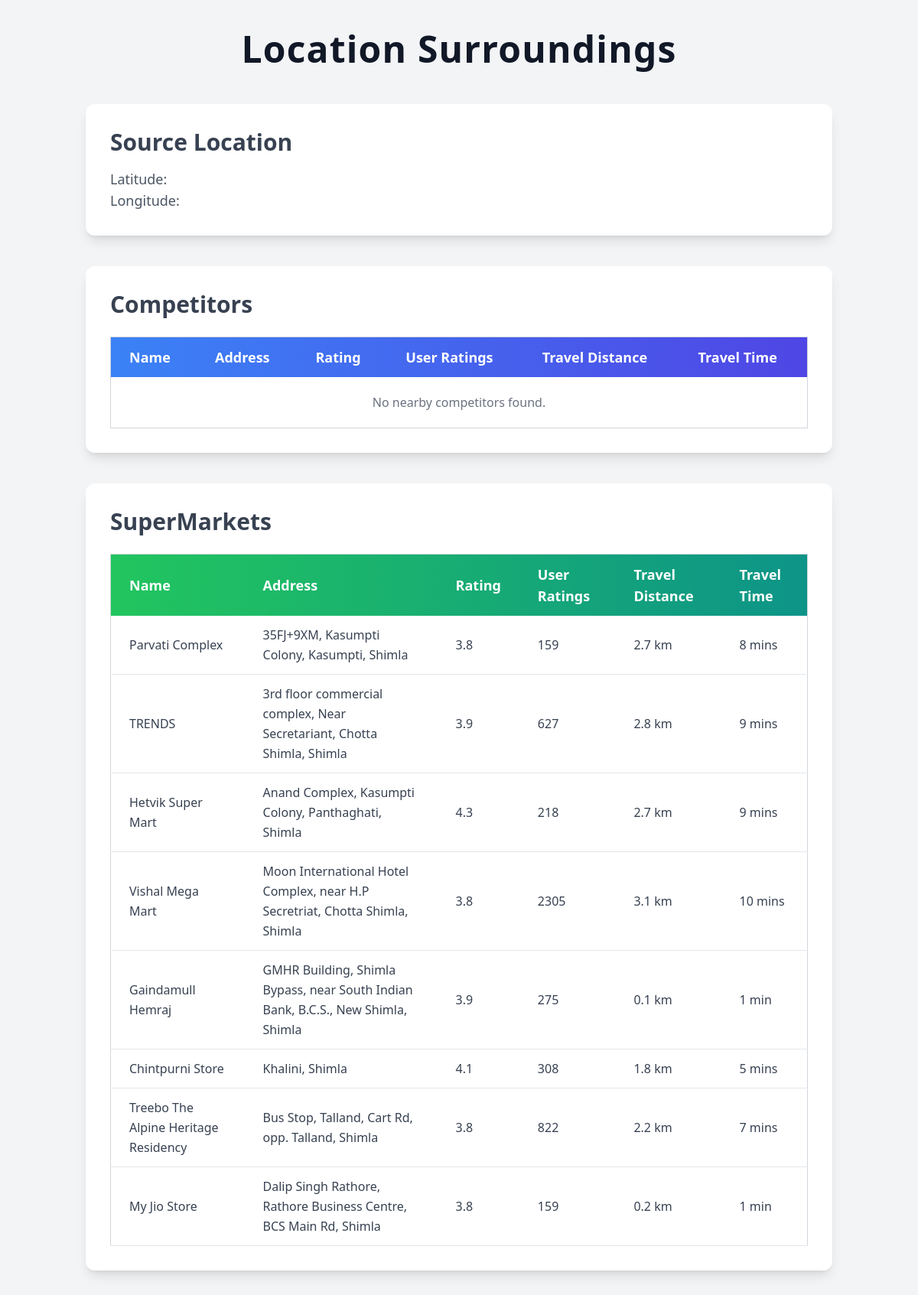
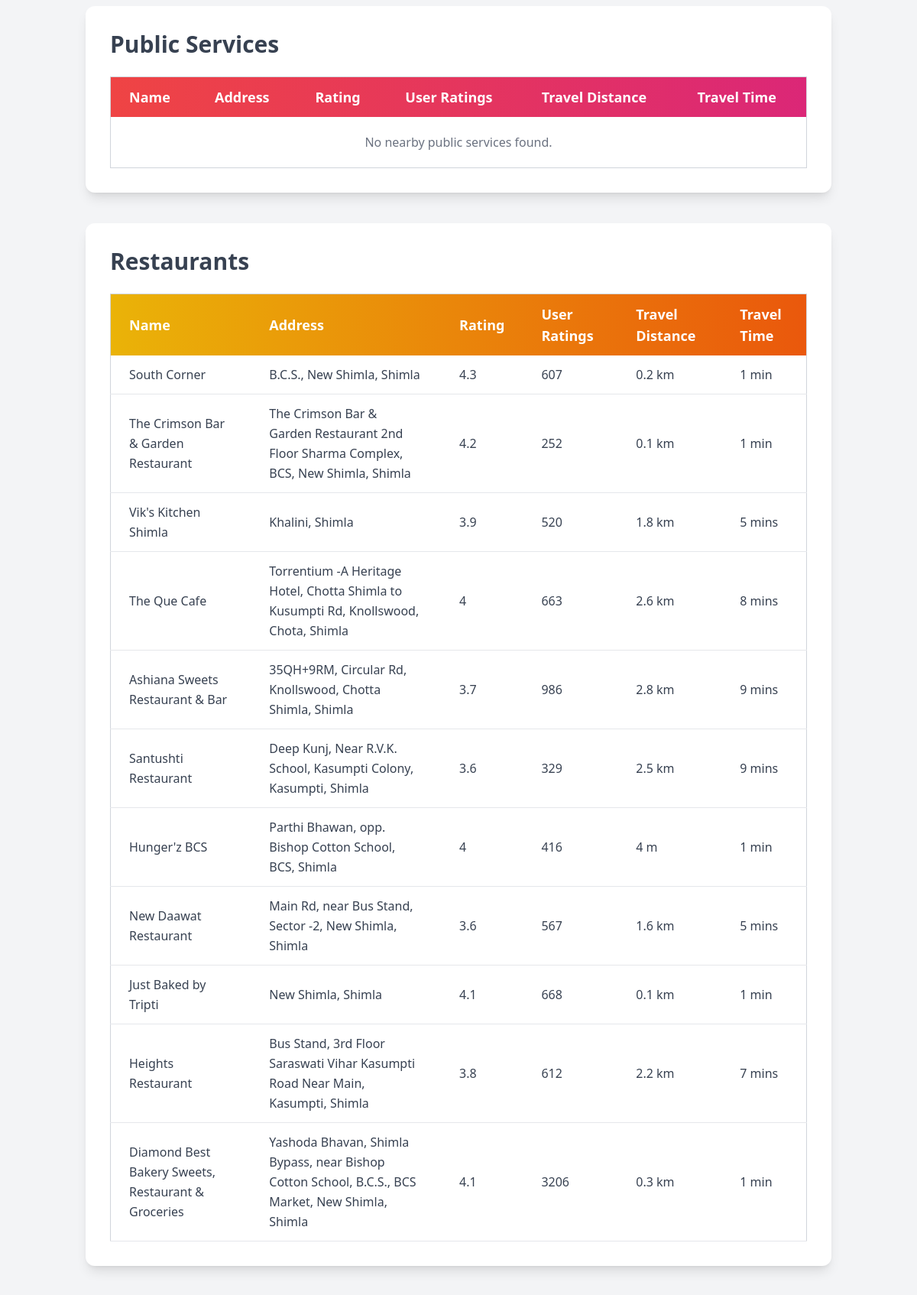
Page /result/ (upper part) on the committed database (2 pictures, top to bottom).
### googlelocation/models.py (models this page shows, shortened)
class SuperMarket(models.Model):
    name = models.CharField(max_length=255)
    status= models.CharField(max_length=25,default='default')
    address = models.CharField(max_length=300)
    coordinates = models.TextField(max_length=300)
    types = models.TextField(max_length=500)
    rating = models.CharField(max_length=10)
    user_rating = models.CharField(max_length=10)
    Travel_Distance = models.CharField(max_length=10)
    Travel_Time = models.CharField(max_length=10)
    source_location = models.ForeignKey(SourceLocation,on_delete=models.CASCADE,null=True,blank=True)

class Restaurants(models.Model):
    name = models.CharField(max_length=255)
    status= models.CharField(max_length=25,default='default')
    address = models.CharField(max_length=300)
    coordinates = models.TextField(max_length=300)
    types = models.TextField(max_length=500)
    rating = models.CharField(max_length=10)
    user_rating = models.CharField(max_length=10)
    Travel_Distance = models.CharField(max_length=10)
    Travel_Time = models.CharField(max_length=10)
    source_location = models.ForeignKey(SourceLocation,on_delete=models.CASCADE,null=True,blank=True)

### googlelocation/views.py (the view)
# urls.py: path('result/',views.result,name='result')
def result(request):
    sourcelocation = SourceLocation.objects.distinct()
    competitors = Competitor.objects.distinct()
    supermarkets = SuperMarket.objects.distinct()
    publicservices = PublicServices.objects.distinct()
    residentials = Residentials.objects.distinct()
    retails = Retails.objects.distinct()
    restaurants = Restaurants.objects.distinct()
    hotels = Hotels.objects.distinct()
    education = Education.objects.distinct()
    tourist = Tourist.objects.distinct()
    competitors_json = json.dumps(list(competitors.values('name', 'coordinates', 'rating', 'Travel_Distance', 'Travel_Time')))
    supermarkets_json = json.dumps(list(supermarkets.values('name', 'coordinates', 'rating', 'Travel_Distance', 'Travel_Time')))
    publicservices_json = json.dumps(list(publicservices.values('name', 'coordinates', 'rating', 'Travel_Distance', 'Travel_Time')))
    residentials_json = json.dumps(list(residentials.values('name', 'coordinates', 'rating', 'Travel_Distance', 'Travel_Time')))
    retails_json = json.dumps(list(retails.values('name', 'coordinates', 'rating', 'Travel_Distance', 'Travel_Time')))
    restaurants_json = json.dumps(list(restaurants.values('name', 'coordinates', 'rating', 'Travel_Distance', 'Travel_Time')))
    hotels_json = json.dumps(list(hotels.values('name', 'coordinates', 'rating', 'Travel_Distance', 'Travel_Time')))
    education_json = json.dumps(list(education.values('name', 'coordinates', 'rating', 'Travel_Distance', 'Travel_Time')))
    tourist_json = json.dumps(list(tourist.values('name', 'coordinates', 'rating', 'Travel_Distance', 'Travel_Time')))
    context = {
        'sourcelocation':sourcelocation, #done
        'competitors':competitors,       #done
        'publicservices':publicservices, #done
        'retails':retails,               #done
        'restaurants': restaurants,      #done
        'residentials': residentials,    #done
        'supermarkets': supermarkets,    #done
        'education':education,           #done
        'hotels':hotels,                 #done
        'tourist':tourist,               #done
        'competitors_json': mark_safe(competitors_json),
        'supermarkets_json':mark_safe(supermarkets_json),
        'publicservices_json':mark_safe(publicservices_json),
        'residentials_json':mark_safe(residentials_json),
        'retails_json':mark_safe(retails_json),
        'restaurants_json':mark_safe(restaurants_json),
        'hotels_json':mark_safe(hotels_json),
        'education_json':mark_safe(education_json),
        'tourist_json':mark_safe(tourist_json)
    }
    print(type(competitors_json))
    return render(request, 'googlelocation/result.html', context)

### googlelocation/templates/googlelocation/result.html (shortened to what this page needs)
<!DOCTYPE html>
<html lang="en">
<head>
    <script src="https://cdn.tailwindcss.com"></script>
</head>
<body class="bg-gray-100 font-sans leading-relaxed text-gray-800">
    <div class="container mx-auto px-6 py-10">
        <div class="text-center mb-12">
            <h1 class="text-5xl font-extrabold text-gray-900 tracking-wide">Location Surroundings</h1>
        </div>
        <div class="bg-white rounded-xl shadow-lg p-8 mb-10">
            <h2 class="text-3xl font-semibold text-gray-700 mb-4">Source Location</h2>
            <p class="text-lg text-gray-600">Latitude: {{ sourcelocation.lat }}</p>
            <p class="text-lg text-gray-600">Longitude: {{ sourcelocation.long }}</p>
        </div>
        <div class="bg-white rounded-xl shadow-lg p-8 mb-10">
            <h2 class="text-3xl font-semibold text-gray-700 mb-6">Competitors</h2>
            <div class="overflow-x-auto">
                <table class="min-w-full bg-white border border-gray-300">
                    <thead>
                        <tr class="w-full bg-gradient-to-r from-blue-500 to-indigo-600 text-white">
                            <th class="py-3 px-6 text-left text-lg">Name</th>
                            <th class="py-3 px-6 text-left text-lg">Address</th>
                            <th class="py-3 px-6 text-left text-lg">Rating</th>
                            <th class="py-3 px-6 text-left text-lg">User Ratings</th>
                            <th class="py-3 px-6 text-left text-lg">Travel Distance</th>
                            <th class="py-3 px-6 text-left text-lg">Travel Time</th>
                        </tr>
                    </thead>
                    <tbody class="text-gray-700">
                        {% for competition in competitors %}
                        <tr class="border-b hover:bg-gray-100 transition duration-200">
                            <td class="py-3 px-6">{{ competition.name }}</td>
                            <td class="py-3 px-6">{{ competition.address }}</td>
                            <td class="py-3 px-6">{{ competition.rating }}</td>
                            <td class="py-3 px-6">{{ competition.user_rating }}</td>
                            <td class="py-3 px-6">{{ competition.Travel_Distance }}</td>
                            <td class="py-3 px-6">{{ competition.Travel_Time }}</td>
                        </tr>
                        {% empty %}
                        <tr>
                            <td colspan="6" class="py-5 text-center text-gray-500">No nearby competitors found.</td>
                        </tr>
                        {% endfor %}
                    </tbody>
                </table>
            </div>
        </div>
        <div class="bg-white rounded-xl shadow-lg p-8 mb-10">
            <h2 class="text-3xl font-semibold text-gray-700 mb-6">SuperMarkets</h2>
            <div class="overflow-x-auto">
                <table class="min-w-full bg-white border border-gray-300">
                    <thead>
                        <tr class="w-full bg-gradient-to-r from-green-500 to-teal-600 text-white">
                            <th class="py-3 px-6 text-left text-lg">Name</th>
                            <th class="py-3 px-6 text-left text-lg">Address</th>
                            <th class="py-3 px-6 text-left text-lg">Rating</th>
                            <th class="py-3 px-6 text-left text-lg">User Ratings</th>
                            <th class="py-3 px-6 text-left text-lg">Travel Distance</th>
                            <th class="py-3 px-6 text-left text-lg">Travel Time</th>
                        </tr>
                    </thead>
                    <tbody class="text-gray-700">
                        {% for supermarket in supermarkets %}
                        <tr class="border-b hover:bg-gray-100 transition duration-200">
                            <td class="py-3 px-6">{{ supermarket.name }}</td>
                            <td class="py-3 px-6">{{ supermarket.address }}</td>
                            <td class="py-3 px-6">{{ supermarket.rating }}</td>
                            <td class="py-3 px-6">{{ supermarket.user_rating }}</td>
                            <td class="py-3 px-6">{{ supermarket.Travel_Distance }}</td>
                            <td class="py-3 px-6">{{ supermarket.Travel_Time }}</td>
                        </tr>
                        {% empty %}
                        <tr>
                            <td colspan="6" class="py-5 text-center text-gray-500">No nearby supermarkets found.</td>
                        </tr>
                        {% endfor %}
                    </tbody>
                </table>
            </div>
        </div>
        <div class="bg-white rounded-xl shadow-lg p-8 mb-10">
            <h2 class="text-3xl font-semibold text-gray-700 mb-6">Public Services</h2>
            <div class="overflow-x-auto">
                <table class="min-w-full bg-white border border-gray-300">
                    <thead>
                        <tr class="w-full bg-gradient-to-r from-red-500 to-pink-600 text-white">
                            <th class="py-3 px-6 text-left text-lg">Name</th>
                            <th class="py-3 px-6 text-left text-lg">Address</th>
                            <th class="py-3 px-6 text-left text-lg">Rating</th>
                            <th class="py-3 px-6 text-left text-lg">User Ratings</th>
                            <th class="py-3 px-6 text-left text-lg">Travel Distance</th>
                            <th class="py-3 px-6 text-left text-lg">Travel Time</th>
                        </tr>
                    </thead>
                    <tbody class="text-gray-700">
                        {% for publicservice in publicservices %}
                        <tr class="border-b hover:bg-gray-100 transition duration-200">
                            <td class="py-3 px-6">{{ publicservice.name }}</td>
                            <td class="py-3 px-6">{{ publicservice.address }}</td>
                            <td class="py-3 px-6">{{ publicservice.rating }}</td>
                            <td class="py-3 px-6">{{ publicservice.user_rating }}</td>
                            <td class="py-3 px-6">{{ publicservice.Travel_Distance }}</td>
                            <td class="py-3 px-6">{{ publicservice.Travel_Time }}</td>
                        </tr>
                        {% empty %}
                        <tr>
                            <td colspan="6" class="py-5 text-center text-gray-500">No nearby public services found.</td>
                        </tr>
                        {% endfor %}
                    </tbody>
                </table>
            </div>
        </div>
        <div class="bg-white rounded-xl shadow-lg p-8 mb-10">
            <h2 class="text-3xl font-semibold text-gray-700 mb-6">Restaurants</h2>
            <div class="overflow-x-auto">
                <table class="min-w-full bg-white border border-gray-300">
                    <thead>
                        <tr class="w-full bg-gradient-to-r from-yellow-500 to-orange-600 text-white">
                            <th class="py-3 px-6 text-left text-lg">Name</th>
                            <th class="py-3 px-6 text-left text-lg">Address</th>
                            <th class="py-3 px-6 text-left text-lg">Rating</th>
                            <th class="py-3 px-6 text-left text-lg">User Ratings</th>
                            <th class="py-3 px-6 text-left text-lg">Travel Distance</th>
                            <th class="py-3 px-6 text-left text-lg">Travel Time</th>
                        </tr>
                    </thead>
                    <tbody class="text-gray-700">
                        {% for restaurant in restaurants %}
                        <tr class="border-b hover:bg-gray-100 transition duration-200">
                            <td class="py-3 px-6">{{ restaurant.name }}</td>
                            <td class="py-3 px-6">{{ restaurant.address }}</td>
                            <td class="py-3 px-6">{{ restaurant.rating }}</td>
                            <td class="py-3 px-6">{{ restaurant.user_rating }}</td>
                            <td class="py-3 px-6">{{ restaurant.Travel_Distance }}</td>
                            <td class="py-3 px-6">{{ restaurant.Travel_Time }}</td>
                        </tr>
                        {% empty %}
                        <tr>
                            <td colspan="6" class="py-5 text-center text-gray-500">No nearby restaurants found.</td>
                        </tr>
                        {% endfor %}
                    </tbody>
                </table>
            </div>
        </div>
    </div>
</body>
</html>

### googlelocation/templates/googlelocation/result.html (style rules this page uses)
body { font-family: 'Inter', sans-serif; }

### rows in the picture
SuperMarket: name "Parvati Complex", address "35FJ+9XM, Kasumpti Colony, Kasumpti, Shimla", rating "3.8", user_rating "159", Travel_Distance "2.7 km", Travel_Time "8 mins"
SuperMarket: name "TRENDS", address "3rd floor commercial complex, Near Secretariant, Chotta Shimla, Shimla", rating "3.9", user_rating "627", Travel_Distance "2.8 km", Travel_Time "9 mins"
SuperMarket: name "Hetvik Super Mart", address "Anand Complex, Kasumpti Colony, Panthaghati, Shimla", rating "4.3", user_rating "218", Travel_Distance "2.7 km", Travel_Time "9 mins"
SuperMarket: name "Vishal Mega Mart", address "Moon International Hotel Complex, near H.P Secretriat, Chotta Shimla, Shimla", rating "3.8", user_rating "2305", Travel_Distance "3.1 km", Travel_Time "10 mins"
SuperMarket: name "Gaindamull Hemraj", address "GMHR Building, Shimla Bypass, near South Indian Bank, B.C.S., New Shimla, Shimla", rating "3.9", user_rating "275", Travel_Distance "0.1 km", Travel_Time "1 min"
SuperMarket: name "Chintpurni Store", address "Khalini, Shimla", rating "4.1", user_rating "308", Travel_Distance "1.8 km", Travel_Time "5 mins"
SuperMarket: name "Treebo The Alpine Heritage Residency", address "Bus Stop, Talland, Cart Rd, opp. Talland, Shimla", rating "3.8", user_rating "822", Travel_Distance "2.2 km", Travel_Time "7 mins"
SuperMarket: name "My Jio Store", address "Dalip Singh Rathore, Rathore Business Centre, BCS Main Rd, Shimla", rating "3.8", user_rating "159", Travel_Distance "0.2 km", Travel_Time "1 min"
Restaurants: name "South Corner", address "B.C.S., New Shimla, Shimla", rating "4.3", user_rating "607", Travel_Distance "0.2 km", Travel_Time "1 min"
Restaurants: name "The Crimson Bar & Garden Restaurant", address "The Crimson Bar & Garden Restaurant 2nd Floor Sharma Complex, BCS, New Shimla, Shimla", rating "4.2", user_rating "252", Travel_Distance "0.1 km", Travel_Time "1 min"
Restaurants: name "Vik's Kitchen Shimla", address "Khalini, Shimla", rating "3.9", user_rating "520", Travel_Distance "1.8 km", Travel_Time "5 mins"
Restaurants: name "The Que Cafe", address "Torrentium -A Heritage Hotel, Chotta Shimla to Kusumpti Rd, Knollswood, Chota, Shimla", rating "4", user_rating "663", Travel_Distance "2.6 km", Travel_Time "8 mins"
Restaurants: name "Ashiana Sweets Restaurant & Bar", address "35QH+9RM, Circular Rd, Knollswood, Chotta Shimla, Shimla", rating "3.7", user_rating "986", Travel_Distance "2.8 km", Travel_Time "9 mins"
Restaurants: name "Santushti Restaurant", address "Deep Kunj, Near R.V.K. School, Kasumpti Colony, Kasumpti, Shimla", rating "3.6", user_rating "329", Travel_Distance "2.5 km", Travel_Time "9 mins"
Restaurants: name "Hunger'z BCS", address "Parthi Bhawan, opp. Bishop Cotton School, BCS, Shimla", rating "4", user_rating "416", Travel_Distance "4 m", Travel_Time "1 min"
Restaurants: name "New Daawat Restaurant", address "Main Rd, near Bus Stand, Sector -2, New Shimla, Shimla", rating "3.6", user_rating "567", Travel_Distance "1.6 km", Travel_Time "5 mins"
Restaurants: name "Just Baked by Tripti", address "New Shimla, Shimla", rating "4.1", user_rating "668", Travel_Distance "0.1 km", Travel_Time "1 min"
Restaurants: name "Heights Restaurant", address "Bus Stand, 3rd Floor Saraswati Vihar Kasumpti Road Near Main, Kasumpti, Shimla", rating "3.8", user_rating "612", Travel_Distance "2.2 km", Travel_Time "7 mins"
Restaurants: name "Diamond Best Bakery Sweets, Restaurant & Groceries", address "Yashoda Bhavan, Shimla Bypass, near Bishop Cotton School, B.C.S., BCS Market, New Shimla, Shimla", rating "4.1", user_rating "3206", Travel_Distance "0.3 km", Travel_Time "1 min"
